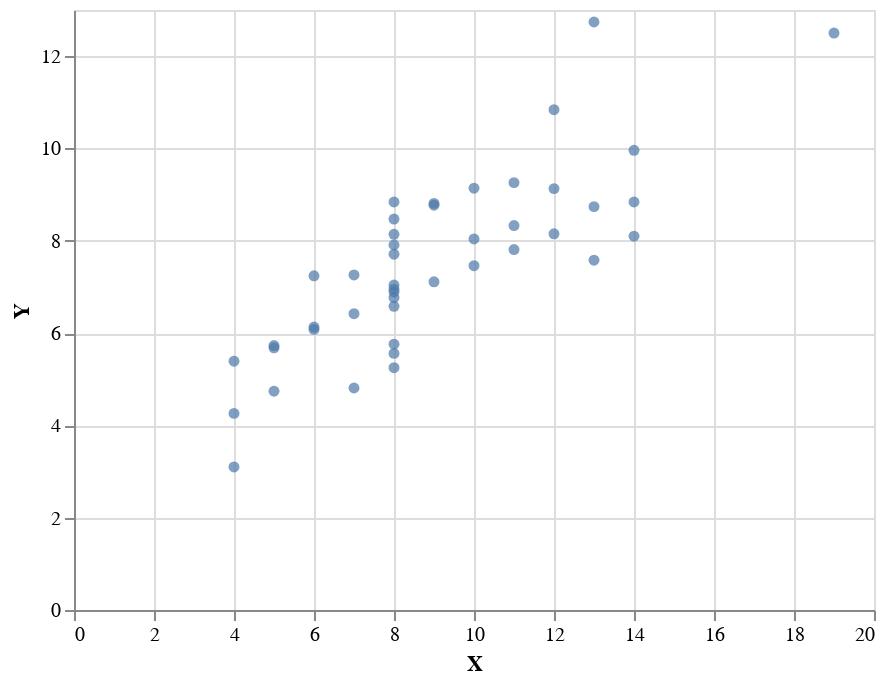

This figure's notebook cell:
### Code cell
alt.Chart(dataset).mark_circle().encode(
    x='X',
    y='Y'
)

### Figure 1 — Vega-Lite specification as saved in the notebook (floating-point values rounded to 4 significant figures)
{"config": {"view": {"continuousWidth": 400, "continuousHeight": 300}}, "data": {"name": "data-3d23a3381c61efd5a9c7a8abc82c6d65"}, "mark": "circle", "encoding": {"x": {"type": "quantitative", "field": "X"}, "y": {"type": "quantitative", "field": "Y"}}, "$schema": "https://vega.github.io/schema/vega-lite/v4.8.1.json", "datasets": {"data-3d23a3381c61efd5a9c7a8abc82c6d65": [{"Series": "I", "X": 10, "Y": 8.04}, {"Series": "I", "X": 8, "Y": 6.95}, {"Series": "I", "X": 13, "Y": 7.58}, {"Series": "I", "X": 9, "Y": 8.81}, {"Series": "I", "X": 11, "Y": 8.33}, {"Series": "I", "X": 14, "Y": 9.96}, {"Series": "I", "X": 6, "Y": 7.24}, {"Series": "I", "X": 4, "Y": 4.26}, {"Series": "I", "X": 12, "Y": 10.84}, {"Series": "I", "X": 7, "Y": 4.81}, {"Series": "I", "X": 5, "Y": 5.68}, {"Series": "II", "X": 10, "Y": 9.14}, {"Series": "II", "X": 8, "Y": 8.14}, {"Series": "II", "X": 13, "Y": 8.74}, {"Series": "II", "X": 9, "Y": 8.77}, {"Series": "II", "X": 11, "Y": 9.26}, {"Series": "II", "X": 14, "Y": 8.1}, {"Series": "II", "X": 6, "Y": 6.13}, {"Series": "II", "X": 4, "Y": 3.1}, {"Series": "II", "X": 12, "Y": 9.13}, {"Series": "II", "X": 7, "Y": 7.26}, {"Series": "II", "X": 5, "Y": 4.74}, {"Series": "III", "X": 10, "Y": 7.46}, {"Series": "III", "X": 8, "Y": 6.77}, {"Series": "III", "X": 13, "Y": 12.74}, {"Series": "III", "X": 9, "Y": 7.11}, {"Series": "III", "X": 11, "Y": 7.81}, {"Series": "III", "X": 14, "Y": 8.84}, {"Series": "III", "X": 6, "Y": 6.08}, {"Series": "III", "X": 4, "Y": 5.39}, {"Series": "III", "X": 12, "Y": 8.15}, {"Series": "III", "X": 7, "Y": 6.42}, {"Series": "III", "X": 5, "Y": 5.73}, {"Series": "IV", "X": 8, "Y": 6.58}, {"Series": "IV", "X": 8, "Y": 5.76}, {"Series": "IV", "X": 8, "Y": 7.71}, {"Series": "IV", "X": 8, "Y": 8.84}, {"Series": "IV", "X": 8, "Y": 8.47}, {"Series": "IV", "X": 8, "Y": 7.04}, {"Series": "IV", "X": 8, "Y": 5.25}, {"Series": "IV", "X": 19, "Y": 12.5}, {"Series": "IV", "X": 8, "Y": 5.56}, {"Series": "IV", "X": 8, "Y": 7.91}, {"Series": "IV", "X": 8, "Y": 6.89}]}}
